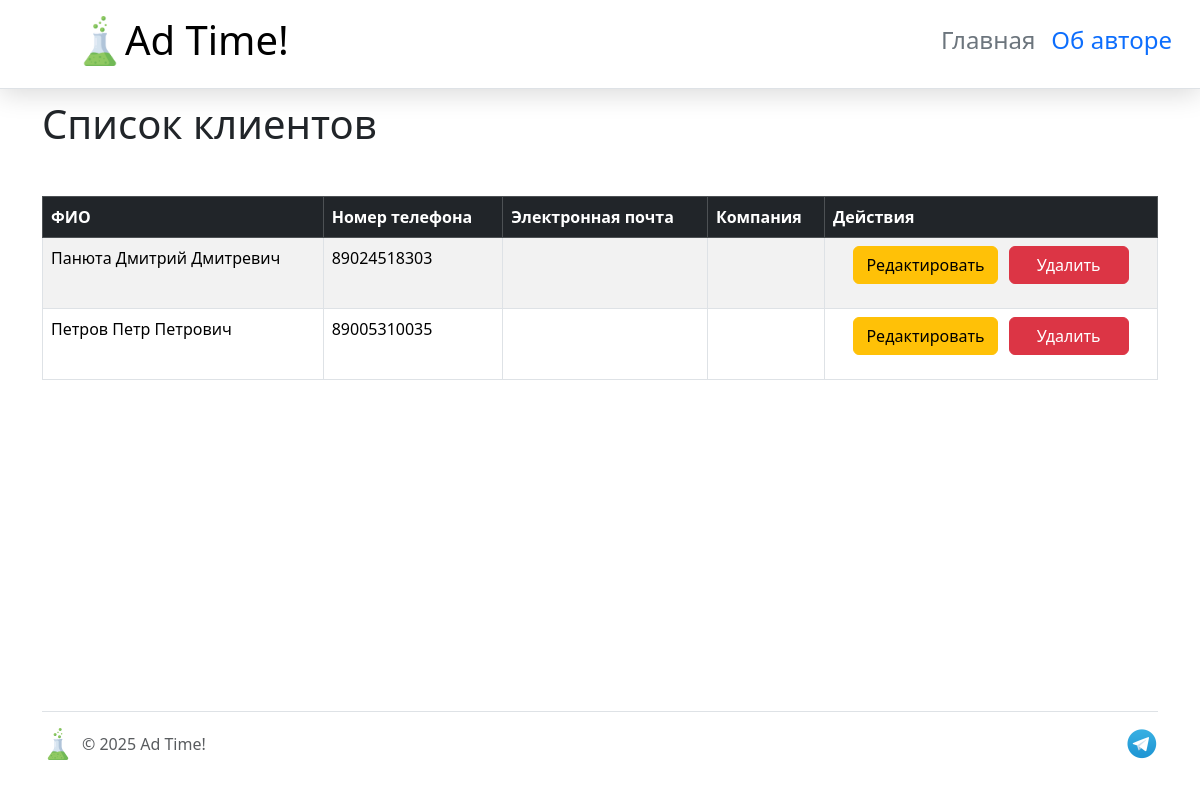
Page /list-customers on the earlier database version.
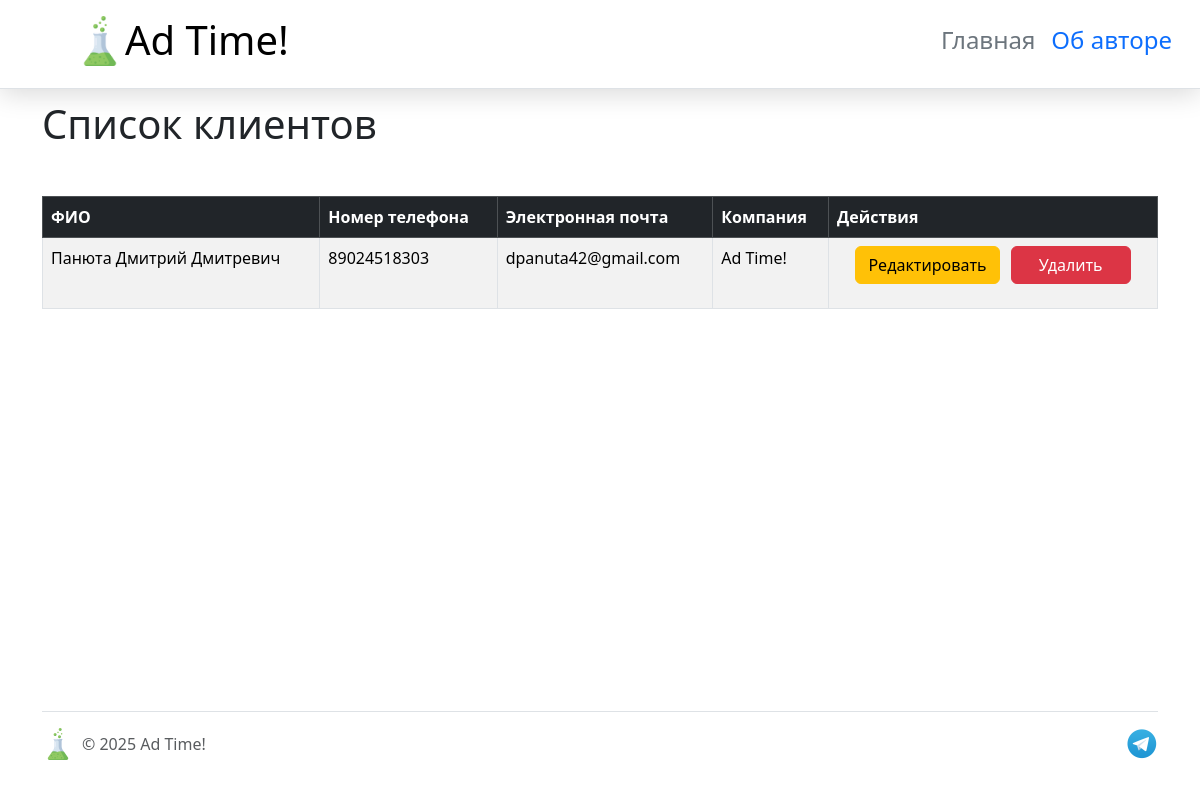
Same page on the later database version.
### models.py (models this page shows, shortened)
class Customer(db.Model):
    __tablename__ = 'customers'
    id = db.Column(db.Integer, primary_key=True)
    name = db.Column(db.String(125), nullable=False)
    date_of_birth = db.Column(db.Date)
    phone_number = db.Column(
        db.String(11), nullable=False, unique=True)
    email = db.Column(db.String(100))
    company = db.Column(db.String(100))

### app.py (the view)
@app.route('/list-customers')
def list_customers():
    customers = Customer.query.all()
    return render_template('list_customers.html', customers=customers)

### templates/list_customers.html (shortened to what this page needs)
{% extends 'base.html' %}
{% block content %}
<h1>Список клиентов</h1>
<table class="table mt-5 table-bordered table-striped table-hover">
    <thead class="table-dark">
        <tr>
            <th>ФИО</th>
            <th>Номер телефона</th>
            <th>Электронная почта</th>
            <th>Компания</th>
            <th>Действия</th>
        </tr>
    </thead>
    <tbody>
        {% for customer in customers %}
        <tr>
            <td>{{ customer.name }}</td>
            <td>{{ customer.phone_number }}</td>
            <td>{{ customer.email }}</td>
            <td>{{ customer.company }}</td>
            <td class="text-center">
                <div class="btn-group" role="group">
                    <a href="{{ url_for('update_customer', customer_id=customer.id) }}" class="btn btn-warning rounded">Редактировать</a>
                    <a href="{{ url_for('delete_customer', customer_id=customer.id) }}"
                    class="btn btn-danger rounded"
                    onclick="return confirm('Вы уверены, что хотите удалить этого клиента?')">Удалить</a>
                </div>
            </td>
        </tr>
        {% endfor %}
        </html>
{% endblock %}

### templates/base.html (shortened to what this page needs)
<!DOCTYPE html>
<html lang="en">
<head>
    <link rel="stylesheet" href="{{ url_for('static', filename='css/main.css') }}">
    <link href="https://cdn.jsdelivr.net/npm/bootstrap@5.3.8/dist/css/bootstrap.min.css" rel="stylesheet">
</head>
<body>
    <div class="page">
        <div class="container">
            <header class="d-flex flex-wrap align-items-center justify-content-center justify-content-md-between py-3 mb-4 border-bottom">
                <div class="col-md-3 mb-2 mb-md-0">
                    <a href="/" class="d-inline-flex link-body-emphasis text-decoration-none">
                        <img class="header_img" src="{{ url_for('static', filename='img/flask_one.png')}}" alt="law">
                        <span class="header_text" style="max-height: 50px; width: auto;"><h1>Ad Time!</h1></span>
                    </a>
                </div>
                <ul class="nav col-12 col-md-auto mb-2 justify-content-center mb-md-0">
                    <li><a href="{{ url_for('index')}}" class="nav-link px-2 link-secondary"><h4>Главная</h4></a></li>
                    <li><a href="{{ url_for('about')}}" class="nav-link px-2"><h4>Об авторе</h4></a></li>
                </ul>
            </header>
        </div>
        <main class="content">
            <div class="container">
                {% block content %}{% endblock %}
        <div class="container">
            <footer class="d-flex flex-wrap justify-content-between align-items-center py-3 my-4 border-top">
                <div class="col-md-4 d-flex align-items-center">
                    <a href="/" class="mb-3 me-2 mb-md-0 text-body-secondary text-decoration-none lh-1" aria-label="Bootstrap">
                        <img class="footer_img" src="{{ url_for('static', filename='img/flask_one.png')}}" alt="law">
                    </a>
                    <span class="mb-3 mb-md-0 text-body-secondary">© 2025 Ad Time!</span>
                </div>
                <ul class="nav col-md-4 justify-content-end list-unstyled d-flex">
                    <li class="ms-3">
                        <a class="text-body-secondary" href="https://t.me/amidamaru_soul" aria-label="Telegram">
                            <img class="footer_tg_img" src="{{ url_for('static', filename='img/Telegram_Messenger.png')}}" alt="Telegram">
                        </a>
                    </li>
                </ul>
            </footer>
        </div>
</body>
</html>

### static/css/main.css (style rules this page uses)
header { position: fixed; top: 0; left: 0; width: 100%; padding: 0px 20px 0px 75px; z-index: 1000; background-color: #fff; box-shadow: 0 5px 25px rgba(0, 0, 0, 0.15); }
.header_img { max-height: 50px; width: auto; }
.footer_img { height: 32px; width: 32px; }
.footer_tg_img { height: 32px; width: 32px; }
.page { display: flex; flex-direction: column; min-height: 100vh; }
.content { flex: 1 0 auto; padding: 100px 0 20px 0; }
body { margin: 0; padding: 0; }
.btn { margin-bottom: 16px; }
.btn-group { display: flex; justify-content: center; gap: 12px; }
.btn { padding: 8px 16px; font-size: 1rem; min-width: 120px; }

Differences in the rows shown:
removed Customer: name "Петров Петр Петрович", phone_number "89005310035"
changed Customer "Панюта Дмитрий Дмитревич": email (not shown) → "dpanuta42@gmail.com"; company (not shown) → "Ad Time!"
